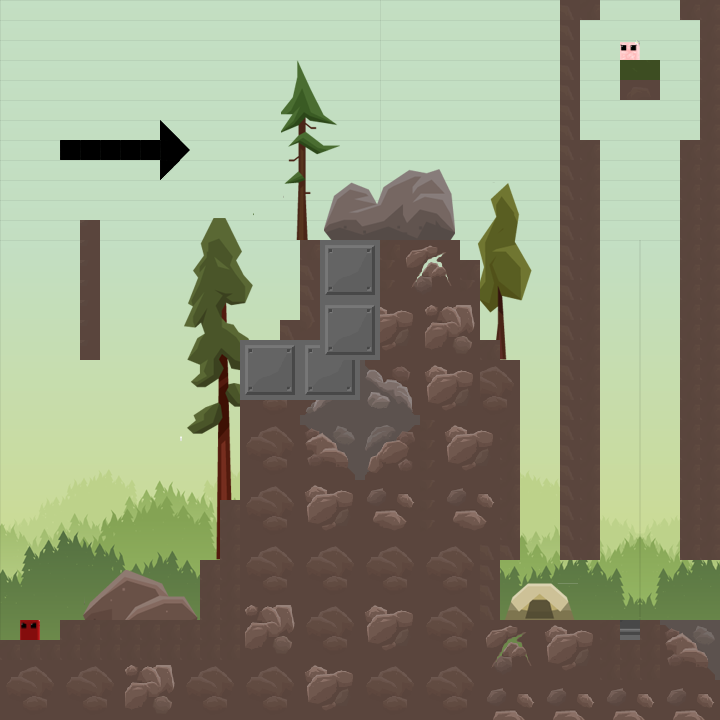

Rendered tile map (Tiled .tmx) drawn with the repository's tilesets; below, a short description and the map source with its tile grids summarised:
An orthogonal 36x36 tile map with 20x20 px tiles, 4 tile layers (background, shoot_up, foreground, stationary), 5 tilesets and 18 objects (bandage).

<map version="1.10" tiledversion="1.12.1" orientation="orthogonal" renderorder="right-down" width="36" height="36" tilewidth="20" tileheight="20" infinite="0" nextlayerid="8" nextobjectid="27">
 <tileset firstgid="1" name="myimages" tilewidth="20" tileheight="20" tilecount="16" columns="16">
  <image source="myimages.png" width="320" height="20" />
 </tileset>
 <tileset firstgid="17" name="foresttiles01" tilewidth="20" tileheight="20" tilecount="900" columns="30">
  <image source="foresttiles01.png" width="600" height="600" />
 </tileset>
 <tileset firstgid="917" name="forestbg" tilewidth="20" tileheight="20" tilecount="768" columns="32">
  <image source="forestbg.png" width="640" height="480" />
 </tileset>
 <tileset firstgid="1685" name="forestbgflipped" tilewidth="20" tileheight="20" tilecount="768" columns="32">
  <image source="forestbgflipped.png" width="640" height="480" />
 </tileset>
 <tileset firstgid="2453" name="forestset1" tilewidth="20" tileheight="20" tilecount="676" columns="26">
  <image source="forestset1.png" width="520" height="520" />
 </tileset>
 <layer id="1" name="background" width="36" height="36">
  <data>[1296 cells, 1294 non-empty, 877 distinct tile ids]</data>
 </layer>
 <layer id="6" name="shoot_up" width="36" height="36">
  <data>[1296 cells, 1 non-empty, 1 distinct tile ids]</data>
 </layer>
 <layer id="3" name="foreground" width="36" height="36">
  <data>[1296 cells, 213 non-empty, 208 distinct tile ids]</data>
 </layer>
 <layer id="2" name="stationary" width="36" height="36">
  <data>[1296 cells, 535 non-empty, 93 distinct tile ids]</data>
 </layer>
 <objectgroup id="4" name="rectangle">
  <object id="4" x="58" y="619" width="662" height="100" />
  <object id="5" x="-1" y="641" width="59" height="78" />
  <object id="6" x="200" y="560" width="300" height="60" />
  <object id="7" x="220" y="500" width="300" height="60" />
  <object id="9" x="240" y="340" width="260" height="160" />
  <object id="10" x="500.5" y="360" width="19.5" height="139.5" />
  <object id="11" x="299.5" y="240" width="160" height="100" />
  <object id="12" x="459.5" y="260.5" width="20.5" height="79" />
  <object id="16" x="621.333" y="58.6667" width="37.3333" height="42.6667" />
  <object id="17" x="560.667" y="140.667" width="39.3333" height="418.667" />
  <object id="18" x="680" y="140" width="40" height="420" />
  <object id="19" x="560" y="0" width="19.3333" height="139.333" />
  <object id="20" x="580" y="0.666667" width="19.3333" height="20.6667" />
  <object id="21" x="679.333" y="0" width="21.3333" height="19.3333" />
  <object id="22" x="700.667" y="0.666667" width="20" height="140" />
  <object id="23" x="80" y="219.747" width="20" height="140.167" />
 </objectgroup>
 <objectgroup id="5" name="saws">
  <object id="1" x="228.815" y="243.819" width="137.374" height="138.249">
   <ellipse />
  </object>
 </objectgroup>
 <objectgroup id="7" name="items">
  <object id="24" name="bandage" x="33.2597" y="229.159" width="28" height="28" />
 </objectgroup>
</map>
